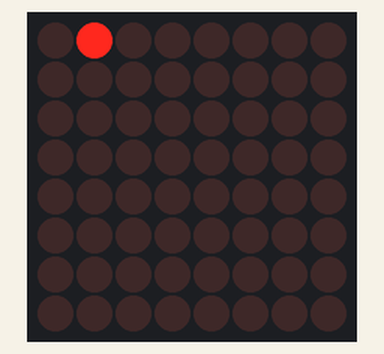
Bench run of a sketch on a simulated Arduino Uno, built with avr-gcc and run on an emulated ATmega328P. Parts: 8×8 LED matrix.

Above: at 0.05 s.
At 0.55 s:
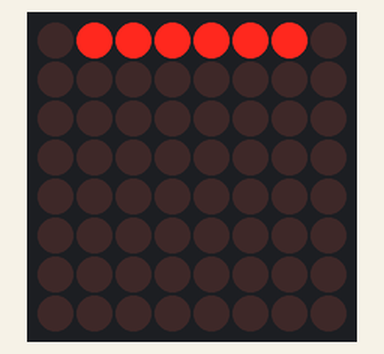
At 1.05 s:
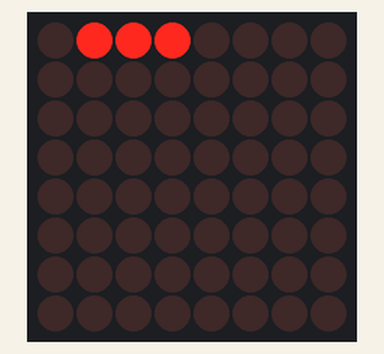

Measured:
- by itself, everything shown: repeats every 0.80 s, in 8 steps

The sketch:

SetPixel.ino
```cpp
#include <LEDMatrixDriver.hpp>

// This sketch will 'flood fill' your LED matrix using the hardware SPI driver Library by Bartosz Bielawski.
// Example written 16.06.2017 by Marko Oette, www.oette.info

// Define the ChipSelect pin for the led matrix (Dont use the SS or MISO pin of your Arduino!)
// Other pins are Arduino specific SPI pins (MOSI=DIN, SCK=CLK of the LEDMatrix) see https://www.arduino.cc/en/Reference/SPI
const uint8_t LEDMATRIX_CS_PIN = 7;

// Number of 8x8 segments you are connecting
const int LEDMATRIX_SEGMENTS = 1;
const int LEDMATRIX_WIDTH    = LEDMATRIX_SEGMENTS * 8;

// The LEDMatrixDriver class instance
LEDMatrixDriver lmd(LEDMATRIX_SEGMENTS, LEDMATRIX_CS_PIN);

void setup() {
  // init the display
  lmd.setEnabled(true);
  lmd.setIntensity(10);   // 0 = low, 10 = high
}


int x = 0, y = 0; // start top left
bool s = true;  // start with led on

void loop() {
  int max_x = 8;
  int max_y = 8;

  lmd.clear();
  lmd.display();

  for (x = 0; x < max_x; x++) {
    setLed(x, 0, true);
    lmd.display();
    delay(100);
  }


}

void setLed(int row, int column, boolean state) {
  /* The board I wired up did not have the signals in
      the right order, so adjust things here.
  */

  row = (row + 1) % 8;
  lmd.setPixel(row, column, state);
}

long bright = 0;
void loop2() {
  // toggle current pixel in framebuffer
  //lmd.setPixel(x, y, s);
  setLed(x, y, s);

  // move to next pixel
  if ( x++ >= LEDMATRIX_WIDTH )
  {
    // Return to left
    x = 0;

    // start new line
    if ( y++ >= 8)
    {
      y = 0;  // need to return to start
      s = !s; // toggle led state
    }
  }


  // Flush framebuffer
  lmd.display();

  lmd.setIntensity((int) floor((bright / 64)) & 0xF); // 0 = low, 10 = high
  bright++;
  delay(10);
}
```
